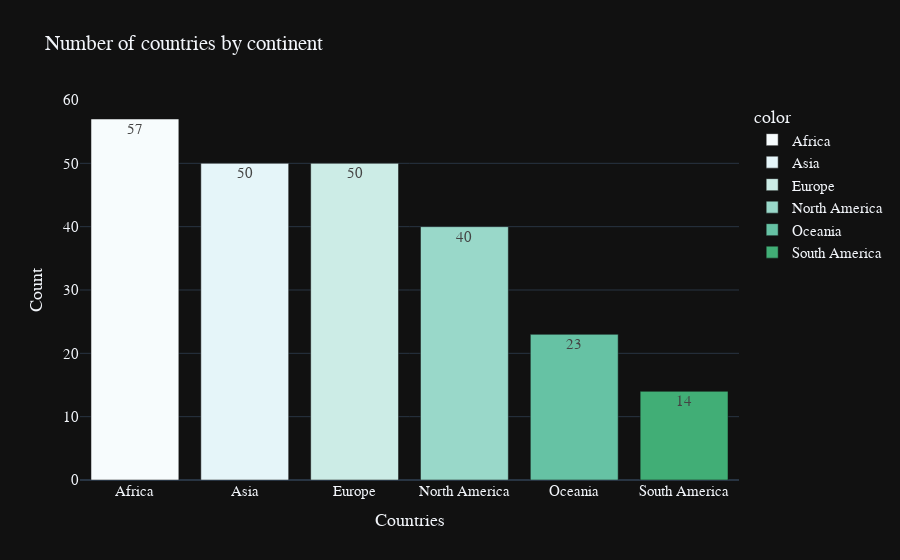

This figure's notebook cell:
### Code cell
country=df['Continent'].value_counts()

fig=px.bar(x=country.index, y=country.values, color=country.index, color_discrete_sequence=px.colors.sequential.BuGn, text=country.values, title='Number of countries by continent', template='plotly_dark')

fig.update_layout(xaxis_title="Countries",
                 yaxis_title="Count",
                 font=dict(size=15, family="Franklin Gothic"))

fig.show()

### Figure 1 — Plotly figure (JSON) as saved in the notebook; plotly's stock layout.template omitted (floating-point values rounded to 4 significant figures)
{"data": [{"alignmentgroup": "True", "hovertemplate": "color=Africa<br>x=%{x}<br>y=%{y}<br>text=%{text}<extra></extra>", "legendgroup": "Africa", "marker": {"color": "rgb(247,252,253)", "pattern": {"shape": ""}}, "name": "Africa", "offsetgroup": "Africa", "orientation": "v", "showlegend": true, "text": [57], "textposition": "auto", "type": "bar", "x": ["Africa"], "xaxis": "x", "y": [57], "yaxis": "y"}, {"alignmentgroup": "True", "hovertemplate": "color=Asia<br>x=%{x}<br>y=%{y}<br>text=%{text}<extra></extra>", "legendgroup": "Asia", "marker": {"color": "rgb(229,245,249)", "pattern": {"shape": ""}}, "name": "Asia", "offsetgroup": "Asia", "orientation": "v", "showlegend": true, "text": [50], "textposition": "auto", "type": "bar", "x": ["Asia"], "xaxis": "x", "y": [50], "yaxis": "y"}, {"alignmentgroup": "True", "hovertemplate": "color=Europe<br>x=%{x}<br>y=%{y}<br>text=%{text}<extra></extra>", "legendgroup": "Europe", "marker": {"color": "rgb(204,236,230)", "pattern": {"shape": ""}}, "name": "Europe", "offsetgroup": "Europe", "orientation": "v", "showlegend": true, "text": [50], "textposition": "auto", "type": "bar", "x": ["Europe"], "xaxis": "x", "y": [50], "yaxis": "y"}, {"alignmentgroup": "True", "hovertemplate": "color=North America<br>x=%{x}<br>y=%{y}<br>text=%{text}<extra></extra>", "legendgroup": "North America", "marker": {"color": "rgb(153,216,201)", "pattern": {"shape": ""}}, "name": "North America", "offsetgroup": "North America", "orientation": "v", "showlegend": true, "text": [40], "textposition": "auto", "type": "bar", "x": ["North America"], "xaxis": "x", "y": [40], "yaxis": "y"}, {"alignmentgroup": "True", "hovertemplate": "color=Oceania<br>x=%{x}<br>y=%{y}<br>text=%{text}<extra></extra>", "legendgroup": "Oceania", "marker": {"color": "rgb(102,194,164)", "pattern": {"shape": ""}}, "name": "Oceania", "offsetgroup": "Oceania", "orientation": "v", "showlegend": true, "text": [23], "textposition": "auto", "type": "bar", "x": ["Oceania"], "xaxis": "x", "y": [23], "yaxis": "y"}, {"alignmentgroup": "True", "hovertemplate": "color=South America<br>x=%{x}<br>y=%{y}<br>text=%{text}<extra></extra>", "legendgroup": "South America", "marker": {"color": "rgb(65,174,118)", "pattern": {"shape": ""}}, "name": "South America", "offsetgroup": "South America", "orientation": "v", "showlegend": true, "text": [14], "textposition": "auto", "type": "bar", "x": ["South America"], "xaxis": "x", "y": [14], "yaxis": "y"}], "layout": {"autosize": true, "barmode": "relative", "font": {"family": "Franklin Gothic", "size": 15}, "legend": {"title": {"text": "color"}, "tracegroupgap": 0}, "title": {"text": "Number of countries by continent"}, "xaxis": {"anchor": "y", "autorange": true, "domain": [0, 1], "range": [-0.5, 5.5], "title": {"text": "Countries"}, "type": "category"}, "yaxis": {"anchor": "x", "autorange": true, "domain": [0, 1], "range": [0, 60], "title": {"text": "Count"}, "type": "linear"}}}
